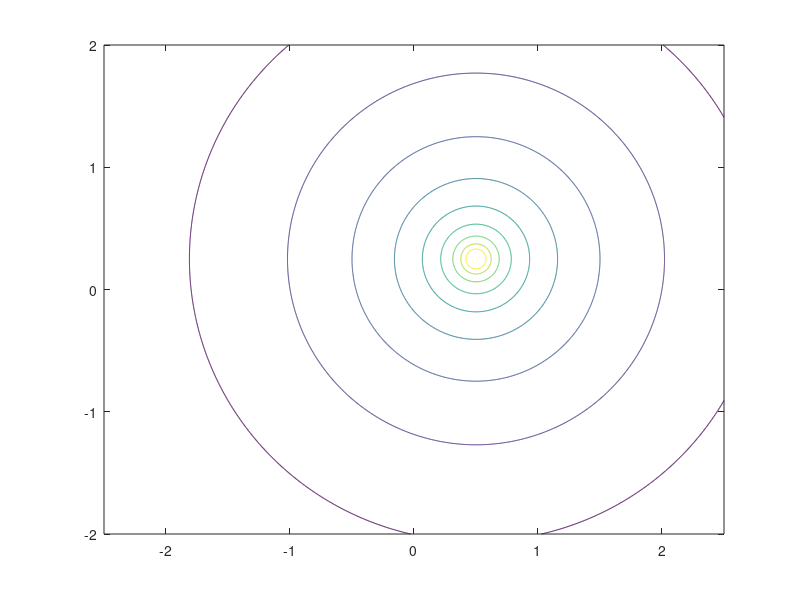

Write the MATLAB code that produced this figure. (Note: this script raises an error after producing the figure.)

xc = 0.50;
yc = 0.25;
T = 3.0;
N = 1000;
x = linspace(-2.5,2.5,N);
y = linspace(-2,2,N);
[xg,yg] = meshgrid(x,y);

psi = -T*log((xg - xc).^2 + (yg - yc).^2)/(4*pi); 
c = -0.4:0.2:1.2;
[C,h] = contour(xg,yg,psi,c);
title("Point Vortex Stream Function " + '$\psi = \frac{\Gamma}{4\pi}log(r^2)$','Interpreter','latex');
xlabel("x");
ylabel("y");
text(-2.3,-1.8,'Vortex at x = 0.5, y = 0.25','FontName','Latin Modern Math')
clabel(C,h,c,'FontName','Latin Modern Math')
set(gca,'fontname','Latin Modern Math');



